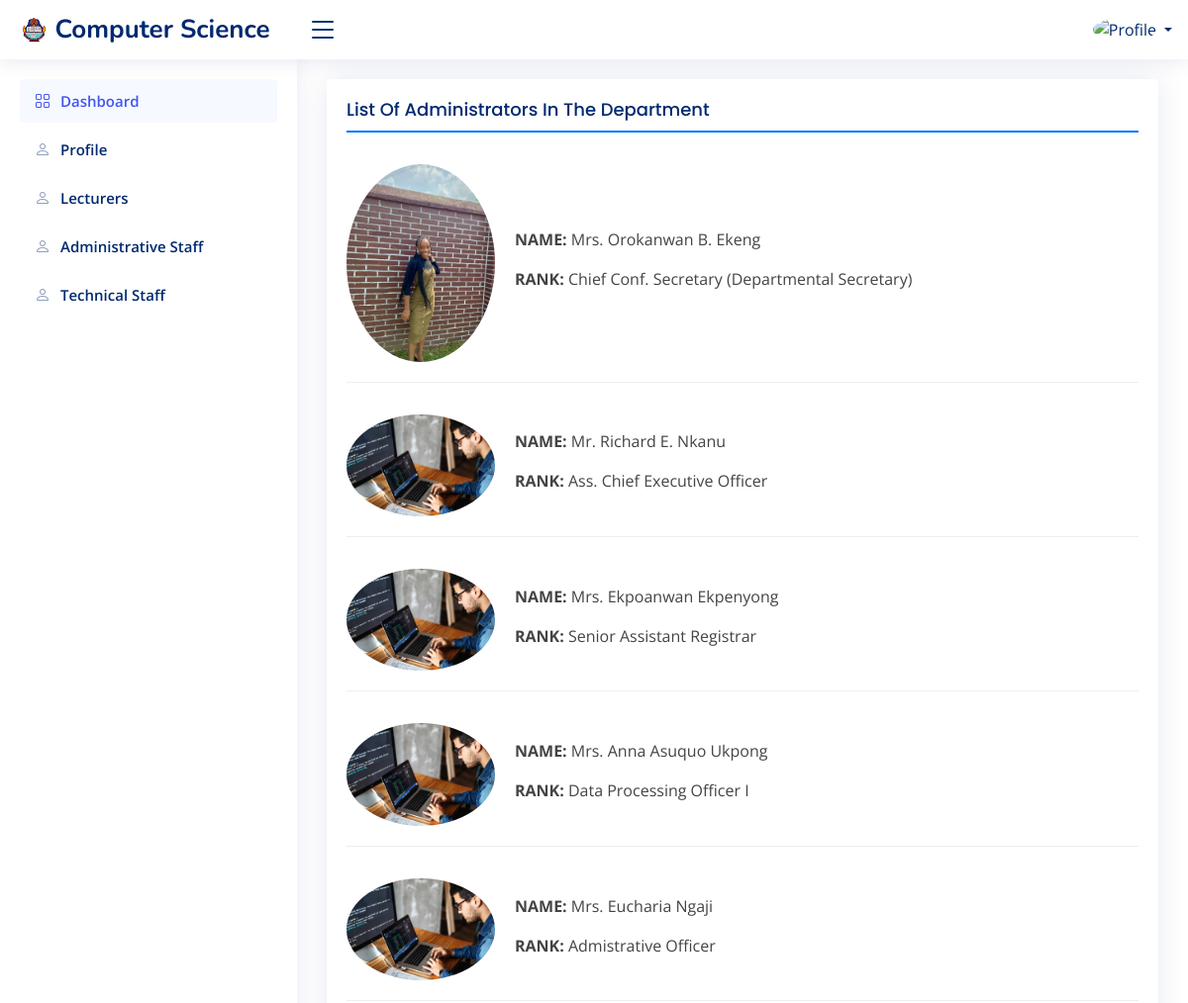
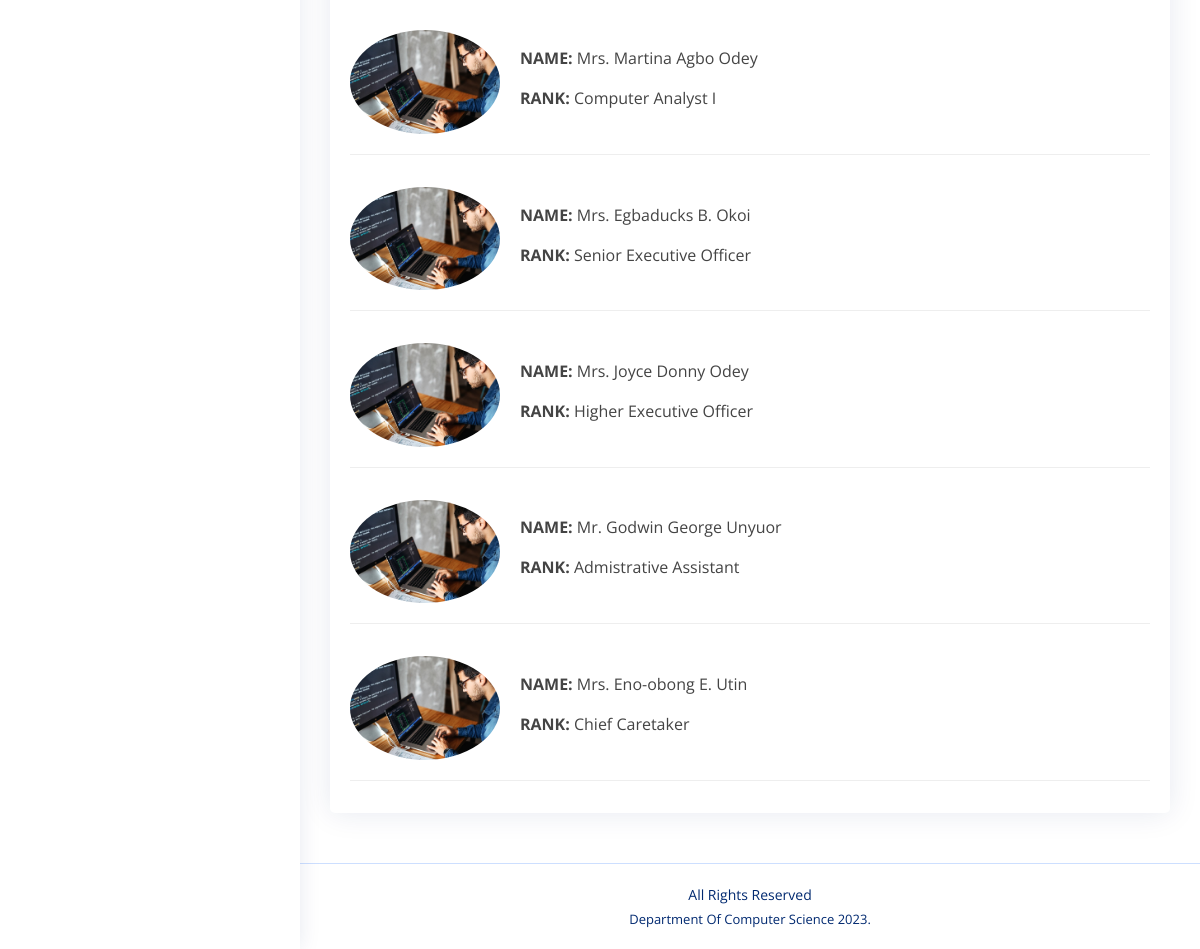
The page /nonaca/ on the database its author committed (2 pictures, top to bottom).
### department/models.py (models this page shows, shortened)
class AdministrativeStaff(models.Model):
    name = models.CharField(max_length=255)
    rank = models.CharField(max_length=255)
    picture = models.ImageField(upload_to='lecturer/')

### department/views.py (the view)
# urls.py: path('nonaca/', views.nonacedemic, name='nonaca'),
def nonacedemic(request):
    lect = AdministrativeStaff.objects.all()
    context = {'lect': lect}
    return render(request, 'NiceAdmin/nonacedemy.html', context)

### department/templates/NiceAdmin/nonacedemy.html (shortened to what this page needs)
{% extends 'NiceAdmin/base.html' %}
{% load static %}
{% block content %}
<main id="main" class="main">
    <div class="card">
        <div class="card-body pb-0">
            <h5 class="card-title mb-4">List Of Administrators In The Department</h5>
            <div class="news">
                {% for b in lect %}
                <div class="post-item mb-4">
                    <img src="{{ b.picture.url }}" alt="" class="profile-image">
                    <div class="text-container">
                        <p class="mb-2"><strong>NAME:</strong> {{ b.name }}</p>
                        <p class="mb-1"><strong>RANK:</strong> {{ b.rank }}</p>
                    </div>
                </div>
                {% empty %}
                <p>No Administartive data added yet!</p>
                {% endfor %}
            </div>
        </div>
    </div>
</main>
{% endblock %}

### department/templates/NiceAdmin/base.html (shortened to what this page needs)
{% load static %}
<!DOCTYPE html>
<html lang="en">
<head>
    <link href="{% static 'assets/vendor/bootstrap/css/bootstrap.min.css' %}" rel="stylesheet">
    <link href="{% static 'assets/vendor/bootstrap-icons/bootstrap-icons.css' %}" rel="stylesheet">
    <link href="{% static 'assets/vendor/boxicons/css/boxicons.min.css' %}" rel="stylesheet">
    <link href="{% static 'assets/vendor/quill/quill.snow.css' %}" rel="stylesheet">
    <link href="{% static 'assets/vendor/quill/quill.bubble.css' %}" rel="stylesheet">
    <link href="{% static 'assets/vendor/remixicon/remixicon.css' %}" rel="stylesheet">
    <link href="{% static 'assets/vendor/simple-datatables/style.css' %}" rel="stylesheet">
    <link href="{% static 'assets/css/style.css' %}" rel="stylesheet">
</head>
<body>
    <header id="header" class="header fixed-top d-flex align-items-center">
        <div class="d-flex align-items-center justify-content-between">
            <a href="{% url 'dashboard' %}" class="logo d-flex align-items-center">
                <img src="{% static 'images/logo1.png' %}" alt="">
                <span class="d-none d-lg-block">Computer Science</span>
            </a>
            <i class="bi bi-list toggle-sidebar-btn"></i>
        </div>
        <nav class="header-nav ms-auto">
            <ul class="d-flex align-items-center">
                <li class="nav-item dropdown pe-3">
                    <a class="nav-link nav-profile d-flex align-items-center pe-0" href="#" data-bs-toggle="dropdown">
                        <img src="{{request.user.profile.profile_pic.url}}" alt="Profile" class="rounded-circle">
                        <span class="d-none d-md-block dropdown-toggle ps-2">{{user.username}}</span>
                    </a>
                </li>
            </ul>
        </nav>
    </header>
    <aside id="sidebar" class="sidebar">
        <ul class="sidebar-nav" id="sidebar-nav">
            <li class="nav-item">
                <a class="nav-link " href="{% url 'dashboard' %}">
                    <i class="bi bi-grid"></i>
                    <span>Dashboard</span>
                </a>
            </li>
            <li class="nav-item">
                <a class="nav-link collapsed" href="{% url 'profile' %}">
                    <i class="bi bi-person"></i>
                    <span>Profile</span>
                </a>
            </li>
            <li class="nav-item">
                <a class="nav-link collapsed" href="{% url 'lecturer' %}">
                    <i class="bi bi-person"></i>
                    <span>Lecturers</span>
                </a>
            </li>
            <li class="nav-item">
                <a class="nav-link collapsed" href="{% url 'nonaca' %}">
                    <i class="bi bi-person"></i>
                    <span>Administrative Staff</span>
                </a>
            </li>
            <li class="nav-item">
                <a class="nav-link collapsed" href="{% url 'technical' %}">
                    <i class="bi bi-person"></i>
                    <span>Technical Staff</span>
                </a>
            </li>
        </ul>
    </aside>
    {% block content %}
    {% endblock %}
    <footer id="footer" class="footer">
        <div class="copyright"></strong>All Rights Reserved
        </div>
        <div class="credits">
            Department Of Computer Science 2023. <a href="https://bootstrapmade.com/"></a>
        </div>
    </footer>
</body>
</html>

### static/assets/css/style.css (style rules this page uses)
:root { scroll-behavior: smooth; }
a { color: #4154f1; text-decoration: none; }
h1, h2, h3, h4, h5, h6 { font-family: "Nunito", sans-serif; }
#main { margin-top: 60px; padding: 20px 30px; transition: all 0.3s; }
.card { margin-bottom: 30px; border: none; border-radius: 5px; box-shadow: 0px 0 30px rgba(1, 41, 112, 0.1); }
.card-title { padding: 20px 0 15px 0; font-size: 18px; font-weight: 500; color: #012970; font-family: "Poppins", sans-serif; }
.card-body { padding: 0 20px 20px 20px; }
.logo { line-height: 1; }
@media (min-width: 1200px) { .logo { width: 280px; } }
.logo img { max-height: 26px; margin-right: 6px; }
.logo span { font-size: 26px; font-weight: 700; color: #012970; font-family: "Nunito", sans-serif; }
.header { transition: all 0.5s; z-index: 997; height: 60px; box-shadow: 0px 2px 20px rgba(1, 41, 112, 0.1); background-color: #fff; padding-left: 20px; }
.header .toggle-sidebar-btn { font-size: 32px; padding-left: 10px; cursor: pointer; color: #012970; }
.header-nav ul { list-style: none; }
.header-nav>ul { margin: 0; padding: 0; }
.header-nav .nav-profile { color: #012970; }
.header-nav .nav-profile img { max-height: 36px; }
.header-nav .nav-profile span { font-size: 14px; font-weight: 600; }
.sidebar { position: fixed; top: 60px; left: 0; bottom: 0; width: 300px; z-index: 996; transition: all 0.3s; padding: 20px; overflow-y: auto; scrollbar-width: thin; scrollbar-color: #aab7cf transparent; box-shadow: 0px 0px 20px rgba(1, 41, 112, 0.1); background-color: #fff; }
@media (min-width: 1200px) { #main, #footer { margin-left: 300px; } }
.sidebar-nav { padding: 0; margin: 0; list-style: none; }
.sidebar-nav li { padding: 0; margin: 0; list-style: none; }
.sidebar-nav .nav-item { margin-bottom: 5px; }
.sidebar-nav .nav-link { display: flex; align-items: center; font-size: 15px; font-weight: 600; color: #4154f1; transition: 0.3; background: #f6f9ff; padding: 10px 15px; border-radius: 4px; }
.sidebar-nav .nav-link i { font-size: 16px; margin-right: 10px; color: #4154f1; }
.sidebar-nav .nav-link.collapsed { color: #012970; background: #fff; }
.sidebar-nav .nav-link.collapsed i { color: #899bbd; }
.footer { padding: 20px 0; font-size: 14px; transition: all 0.3s; border-top: 1px solid #cddfff; }
.footer .copyright { text-align: center; color: #012970; }
.footer .credits { padding-top: 5px; text-align: center; font-size: 13px; color: #012970; }

### department/templates/NiceAdmin/nonacedemy.html (style rules this page uses)
.post-item { display: flex; align-items: center; border-bottom: 1px solid #eee; padding-bottom: 20px; }
.profile-image { width: 150px; height: auto; margin-right: 20px; border-radius: 50%; }
.text-container { flex: 1; }
.card-title { border-bottom: 2px solid #007bff; padding-bottom: 10px; }
.mb-1 { margin-bottom: 0.5rem !important; }
.mb-2 { margin-bottom: 1rem !important; }
.mb-4 { margin-bottom: 2rem !important; }

### rows shown on the page
AdministrativeStaff: picture (picture), name "Mrs. Orokanwan B. Ekeng", rank "Chief Conf. Secretary (Departmental Secretary)"
AdministrativeStaff: picture (placeholder picture), name "Mr. Richard E. Nkanu", rank "Ass. Chief Executive Officer"
AdministrativeStaff: picture (placeholder picture), name "Mrs. Ekpoanwan Ekpenyong", rank "Senior Assistant Registrar"
AdministrativeStaff: picture (placeholder picture), name "Mrs. Anna Asuquo Ukpong", rank "Data Processing Officer I"
AdministrativeStaff: picture (placeholder picture), name "Mrs. Eucharia Ngaji", rank "Admistrative Officer"
AdministrativeStaff: picture (placeholder picture), name "Mrs. Martina Agbo Odey", rank "Computer Analyst I"
AdministrativeStaff: picture (placeholder picture), name "Mrs. Egbaducks B. Okoi", rank "Senior Executive Officer"
AdministrativeStaff: picture (placeholder picture), name "Mrs. Joyce Donny Odey", rank "Higher Executive Officer"
AdministrativeStaff: picture (placeholder picture), name "Mr. Godwin George Unyuor", rank "Admistrative Assistant"
AdministrativeStaff: picture (placeholder picture), name "Mrs. Eno-obong E. Utin", rank "Chief Caretaker"
